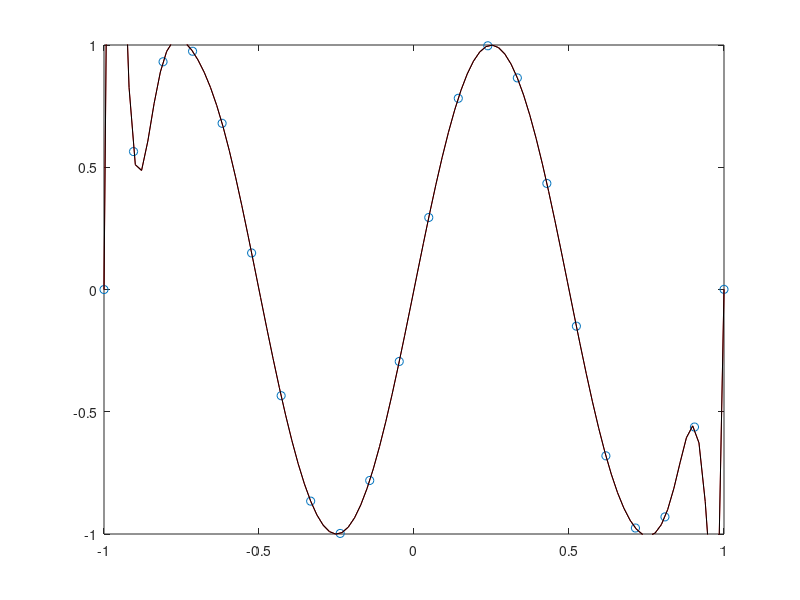

This figure's MATLAB source:

N=22;
M=100;
xx=linspace(-1,1,N);

yy=sin(2*pi*xx) + 9.5e-4*2*(rand(1,N) - 0.5);

hold off
plot(xx,yy,"o")
xlim([-1,1])
ylim([-1,1])
hold on

xxx=linspace(xx(1),xx(end),M);

# ラグランジェ補間を手動で行う
phi=ones(N,M);

for i=1:N
    for(j=1:N)
       if i != j
            phi(i,:).*=((xxx-xx(j))/(xx(i)-xx(j)));
        endif
    endfor
endfor

H = zeros(1,M);
for i=1:N
    H(1,:) += phi(i,:).*yy(i);
endfor

plot(xxx,H, "r")


#polyfit使用
#結果同じでした。。。苦労したのに。。
c=polyfit(xx,yy,N-1);
yfit=polyval(c,xxx);
plot(xxx,yfit,"k")

